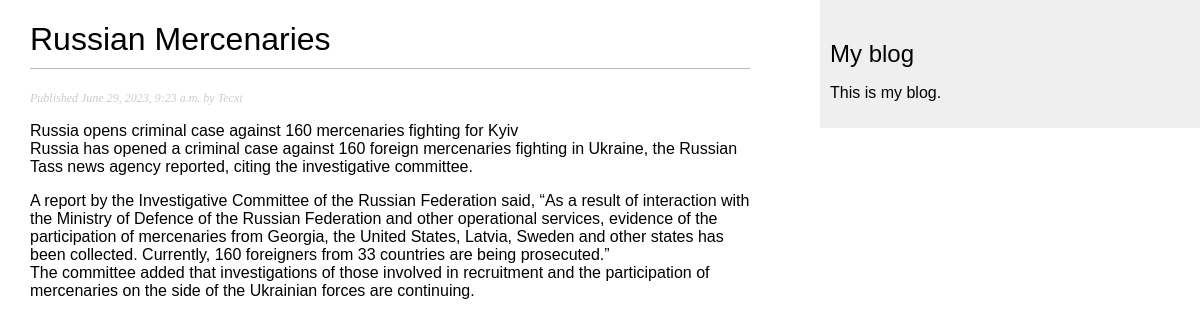
/blog/2023/6/29/russian-mercenaries/, run on the app's committed database.
### blog/models.py (models this page shows, shortened)
class Post(models.Model):
    class Status(models.TextChoices):
        DRAFT = 'DF', 'Draft'
        PUBLISHED = 'PB', 'Published'
    title = models.CharField(max_length=250)
    slug = models.CharField(max_length=250,
                         unique_for_date='publish')
    author = models.ForeignKey(User,
                               on_delete=models.CASCADE,
                               related_name='blog_posts')
    body = models.TextField()
    publish = models.DateTimeField(default=timezone.now)
    created = models.DateTimeField(auto_now_add=True)
    updated = models.DateTimeField(auto_now=True)
    status = models.CharField(max_length=2,
                              choices=Status.choices,
                              default=Status.DRAFT)
    objects = models.Manager()
    published = PublishedManager()
    class Meta:
        ordering = ['-publish']
        indexes = [
            models.Index(fields=['-publish'])
        ]

### blog/views.py (the view)
# urls.py: path('<int:year>/<int:month>/<int:day>/<slug:post>/', views.post_detail, name='post_detail'),
def post_detail(request, year, month, day, post):
    post = get_object_or_404(Post,
                             status = Post.Status.PUBLISHED,
                             slug=post,
                             publish__year=year,
                             publish__month=month,
                             publish__day=day)
    return render(request, "blog/post/detail.html",
                 {'post':post})

### blog/templates/blog/post/detail.html (shortened to what this page needs)
{% extends 'blog/base.html' %}
{% block content %}
    <h1>{{ post.title }}</h1>
    <p class="date">
        Published {{ post.publish }} by {{ post.author }}
    </p>
    {{ post.body|linebreaks }}
{% endblock %}

### blog/static/css/blog.css (style rules this page uses)
body { margin:0; padding:0; font-family:helvetica, sans-serif; }
h1 { font-weight:normal; border-bottom:1px solid #bbb; padding:0 0 10px 0; }
p.date { color:#ccc; font-family: georgia, serif; font-size: 12px; font-style: italic; }

### data on the page
Post: title "Russian Mercenaries", publish "June 29, 2023, 9:23 a.m.", author "Tecxi", body "Russia opens criminal case against 160 mercenaries fighting for Kyiv Russia has opened a criminal case against 160 foreign mercenaries fighting in Ukraine, the Russian Tass news agency reported, citing the investigative committee. A report by the Investigative Committee of the Russian Federation said, “As a result of interaction with the Ministry of Defence of the Russian Federation and other operational services, evidence of the participation of mercenaries from Georgia, the United States, Latvia, Sweden and other states has been collected. Currently, 160 foreigners from 33 countries are being prosecuted.” The committee added that investigations of those involved in recruitment and the…"
